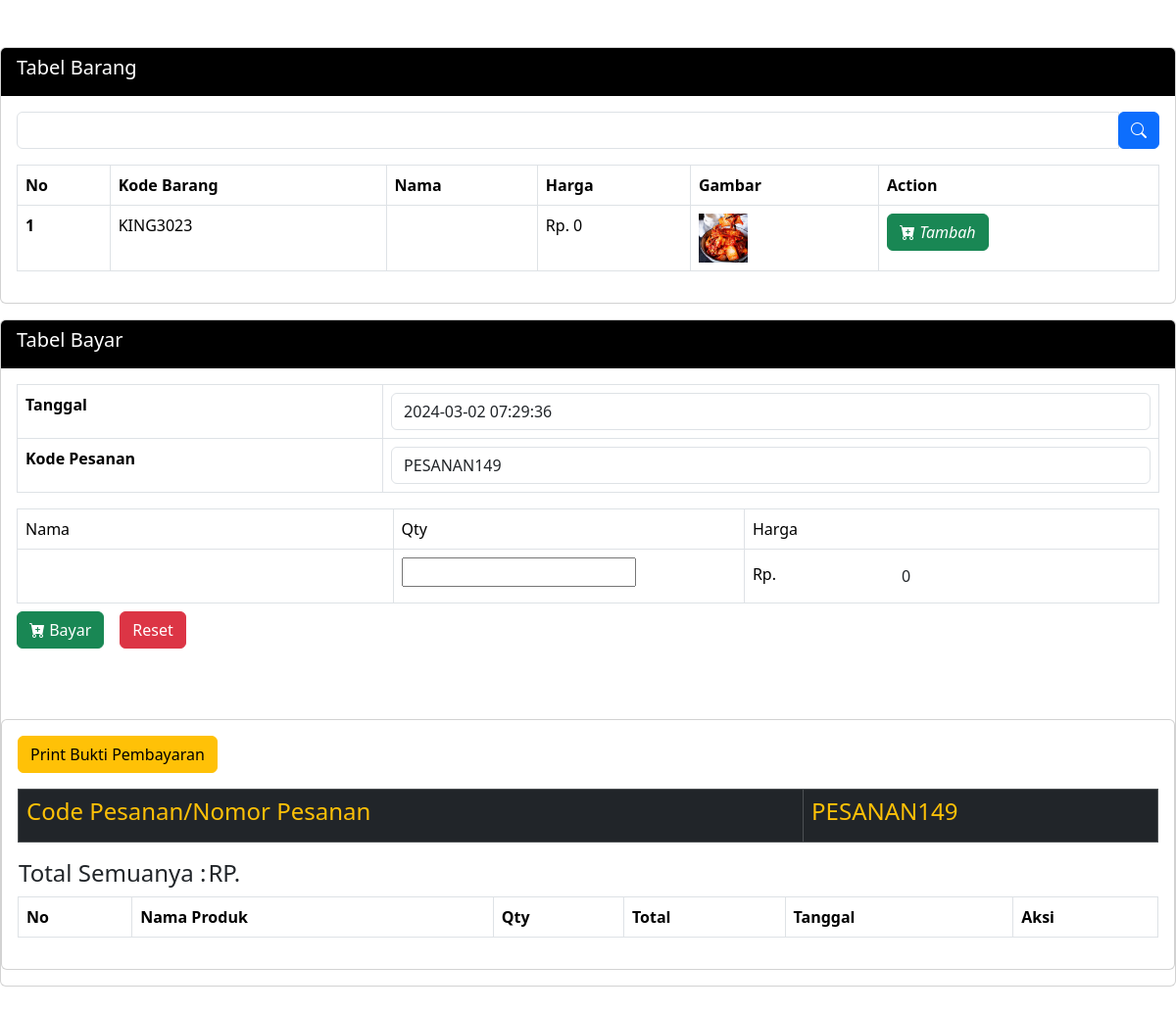
Screenshot of /app/keranjang.php?idb=KING3023 (signed in) with the database file from the repository.
### tables this page shows
CREATE TABLE `menu` (
  `id` int(11) NOT NULL,
  `kode_barang` varchar(100) NOT NULL,
  `nama_produk` varchar(50) NOT NULL,
  `harga` int(100) NOT NULL,
  `detail` text NOT NULL,
  `gambar` varchar(80) NOT NULL
);

CREATE TABLE `keranjang_detail` (
  `id` int(11) NOT NULL,
  `kode_pesanan` varchar(255) NOT NULL,
  `nama_produk` varchar(255) NOT NULL,
  `qty` int(100) NOT NULL,
  `total` int(255) NOT NULL,
  `tgl` varchar(100) NOT NULL
);

### app/keranjang.php (the view, shortened to what this page needs)
<?php
include "boot.php";
?>
<div class="">
	<div class="row mt-5">
		<div class="col-sm-12">
			<div class="card card-black mb-3">
				<div class="card-header bg-black text-white">
					<h5>Tabel Barang</h5>
				</div>
				<div class="card-body">
					<form action="" method="post" class="mb-3">
						<div class="form-group">
							<div class="input-group">
								<input type="text" name="cari" class="form-control">
								<div class="group-prepend">
									<button type="submit" name="search" class="btn btn-primary">
										<i class="bi bi-search"></i>
									</button>
								</div>
							</div>
						</div>
					</form>
					<table class="table table-bordered">
						<thead>
							<th>No</th>
							<th>Kode Barang</th>
							<th>Nama</th>
							<th>Harga</th>
							<th>Gambar</th>
							<th>Action</th>
						</thead>
						<?php
							include "koneksi.php";
							if (isset($_POST['search'])) {
								$cari = $_POST['cari'];
								$tampil = $konek->query("select*from menu where nama_produk like '%$cari%'");
							} else {
								$tampil = $konek->query("select*from menu");
							}
							while ($s = mysqli_fetch_array($tampil)) {
								@$no++;
						?>
						<tbody>
							<tr>
								<th scope="row"><?= $no; ?></th>
								<td><?= $s['kode_barang'] ?></td>
								<td><?= $s['nama_produk'] ?></td>
								<td>Rp. <?= $s['harga'] ?></td>
								<td><img src="img/<?= $s['gambar']; ?>" alt="..." width="50"></td>
								<td>
									<button onclick="document.location='?idb=<?=$s['kode_barang']?>'" class="btn btn-success" type="submit">
										<i class="bi bi-cart-plus-fill"> Tambah</i>
									</button>
								</td>
							</tr>
						</tbody>
						<?php
							}
						?>
					</table>
				</div>
			</div>
		</div>
		<div class="col-sm-12 mb-5">
			<div class="card card-black">
				<div class="card-header bg-black text-white">
					<h5> Tabel Bayar</h5>
				</div>
				<?php
					include "koneksi.php";
					if (!isset($_SESSION['order_code'])) {
						$kode=$konek->query("select * from keranjang_detail order by id desc");
						$kod=$kode->fetch_array();
						$new_order_code = "PESANAN" . ($kod['id'] + 1);
					}
					else {
						$new_order_code = $_SESSION['order_code'];
					}
					if(isset($_GET['idb'])) {
						@$kodeb=$konek->query("select*from menu where kode_barang like '$_GET[idb]'");
						$kodb=$kodeb->fetch_array();
					}
				?>
				<form action="" method="post">
					<div class="card-body">
						<div class="table-responsive">
							<table class="table table-bordered">
								<tr>
									<td><b>Tanggal</b></td>
									<td>
										<input type="text" readonly="readonly" class="form-control" value="<?php echo date("Y-m-d H:i:s"); ?>" name="tgl">
									</td>
								</tr>
								<tr>
									<td><b>Kode Pesanan</b></td>
									<td>
										<input type="text" name="kode_pesanan" id="" readonly class="form-control"  value="<?php echo $new_order_code; ?>">
									</td>
								</tr>
							</table>
							<table class="table table-bordered w-100 mb-2" id="example1">
								<thead>
									<tr>
										<td> Nama</td>
										<td> Qty</td>
										<td> Harga</td>
									</tr>
								</thead>
								<tbody>
									<tr>
										<td> <input type="text" class="btn" name="nama_produk" value="<?=@$kodb['nama_produk']?>" required></td>
										<td>
											<input type="number" name="qty" required>
										</td>
										<td>Rp. <input type="text" class="btn" name="harga_produk" value="<?=@$kodb['harga']?>" required></td>
									</tr>
								</tbody>
							</table>
							<div class="row g-3 align-items-center mb-2">
								<div class="col-auto">
									<button class="btn btn-success" type="submit"><i class="bi bi-cart-plus-fill"></i> Bayar</button>
								</div>
								<div class="col-auto">
									<button class="btn btn-danger" type="reset" onclick="document.location.href='keranjang.php?reset'">Reset</button>
								</div>
							</div>
						</div>
					</div>
				</form>
					<div class="row mt-5">
						<div class="col-sm-12">
							<div class="card card-black mb-3">
								<div class="card-body">
									<div class="row g-3 align-items-center mb-3">
										<div class="col-auto">
											<a href="bukti.php">
												<button class="btn btn-warning">
													Print Bukti Pembayaran
												</button>
											</a>
										</div>
									</div>
										<table class="table table-bordered table-dark text-warning">
											<th class="text-warning"><h4>Code Pesanan/Nomor Pesanan</h4></th>
											<th class="text-warning"><h4><?= $new_order_code ?></h4></th>
										</table>
										<table>
											<th><h4>Total Semuanya : </h4></th>
											<td colspan="2"> <h4> RP.
												<?php
												$total =  mysqli_query($konek, "SELECT SUM(total) AS value_sum FROM keranjang_detail  WHERE kode_pesanan = '$new_order_code'");
												$row = mysqli_fetch_assoc($total);
												$sum = $row['value_sum'];
												?>
                								<?php echo $sum ?></h4>
											</td>
										</table>
										<table class="table table-bordered">
											<thead>
												<th scope="col">No</tH>
												<th>Nama Produk</th>
												<th>Qty</th>
												<th>Total</th>
												<th>Tanggal</th>
												<th>Aksi</th>
											</thead>
											<?php
												include "boot.php";
											?>
										</table>
								</div>
							</div>
						</div>
					</div>
			</div>
		</div>
	</div>
</div>

### rows the page displays
menu: kode_barang "KING3023", harga "0", gambar (picture), harga_produk "0"
keranjang_detail: kode_pesanan "PESANAN149", id "PESANAN149"
